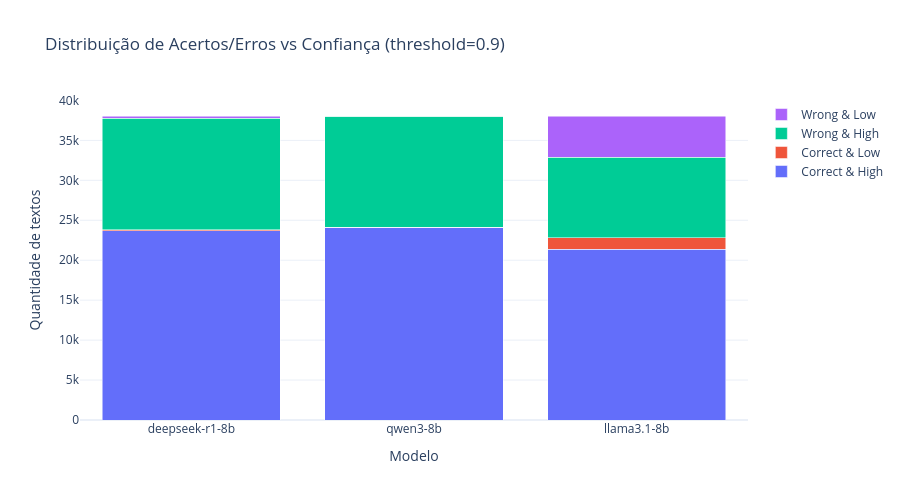

Source (notebook cell):
### Code cell
import plotly.graph_objects as go

categories = ["Correct & High", "Correct & Low", "Wrong & High", "Wrong & Low"]

fig = go.Figure()

for cat in categories:
    fig.add_trace(go.Bar(
        x=df_conf_matrix["model"],
        y=df_conf_matrix[cat],
        name=cat
    ))

fig.update_layout(
    barmode="stack",
    title=f"Distribuição de Acertos/Erros vs Confiança (threshold={CONF_THRESHOLD})",
    xaxis_title="Modelo",
    yaxis_title="Quantidade de textos",
    template="plotly_white",
    width=900,
    height=500
)

fig.show()

### Figure 1 — Plotly figure (JSON) as saved in the notebook; plotly's stock layout.template omitted (floating-point values rounded to 4 significant figures)
{"data": [{"name": "Correct & High", "type": "bar", "x": ["deepseek-r1-8b", "qwen3-8b", "llama3.1-8b"], "y": [23721, 24121, 21380]}, {"name": "Correct & Low", "type": "bar", "x": ["deepseek-r1-8b", "qwen3-8b", "llama3.1-8b"], "y": [91, 1, 1432]}, {"name": "Wrong & High", "type": "bar", "x": ["deepseek-r1-8b", "qwen3-8b", "llama3.1-8b"], "y": [13990, 13920, 10103]}, {"name": "Wrong & Low", "type": "bar", "x": ["deepseek-r1-8b", "qwen3-8b", "llama3.1-8b"], "y": [243, 10, 5138]}], "layout": {"barmode": "stack", "height": 500, "title": {"text": "Distribuição de Acertos/Erros vs Confiança (threshold=0.9)"}, "width": 900, "xaxis": {"title": {"text": "Modelo"}}, "yaxis": {"title": {"text": "Quantidade de textos"}}}}
